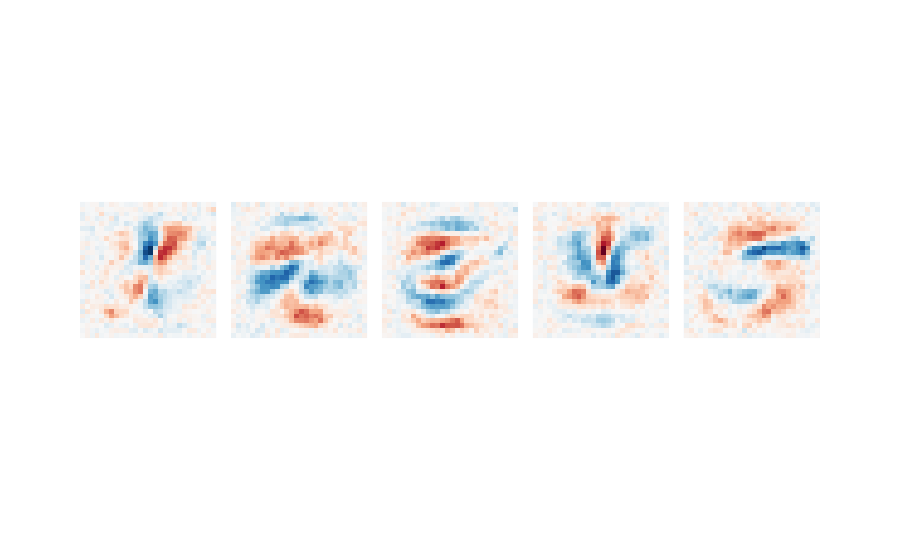

Notebook source saved alongside this figure:
### Markdown cell above
Finally, we get discernable digits. With this setup, we can recreate the plots from the paper (after removing some visual bloat). We can get slightly cleaner features by training longer or adding slightly more noise. 

In Appendix B of the paper, we perform a broader study of how different types of regularization and augmentation impact learned features. As stated above, many common augmentations don't remove overfitting. Instead of single pixels, it overfits based on small regions (according to the augmentation).

### Code cell
# The main visualization code
fig = px.imshow(vecs[1:6, -1].view(-1, 28, 28).cpu(), color_continuous_midpoint=0, color_continuous_scale="RdBu", facet_col=0)

# Hide all the abundant information to get a clean plot
fig.update_xaxes(showticklabels=False).update_yaxes(showticklabels=False)
fig.update_layout(showlegend=False).update_coloraxes(showscale=False)
fig.for_each_annotation(lambda a: a.update(text=""))

### Figure 1 — Plotly figure (JSON) as saved in the notebook; plotly's stock layout.template omitted (floating-point values rounded to 4 significant figures; data arrays with more than 128 entries replaced by an {"elided": "..."} marker saying what was removed)
{"data": [{"coloraxis": "coloraxis", "hovertemplate": "x: %{x}<br>y: %{y}<br>color: %{z}<extra></extra>", "name": "0", "type": "heatmap", "xaxis": "x", "yaxis": "y", "z": {"elided": "28x28 float values"}}, {"coloraxis": "coloraxis", "hovertemplate": "x: %{x}<br>y: %{y}<br>color: %{z}<extra></extra>", "name": "1", "type": "heatmap", "xaxis": "x2", "yaxis": "y2", "z": {"elided": "28x28 float values"}}, {"coloraxis": "coloraxis", "hovertemplate": "x: %{x}<br>y: %{y}<br>color: %{z}<extra></extra>", "name": "2", "type": "heatmap", "xaxis": "x3", "yaxis": "y3", "z": {"elided": "28x28 float values"}}, {"coloraxis": "coloraxis", "hovertemplate": "x: %{x}<br>y: %{y}<br>color: %{z}<extra></extra>", "name": "3", "type": "heatmap", "xaxis": "x4", "yaxis": "y4", "z": {"elided": "28x28 float values"}}, {"coloraxis": "coloraxis", "hovertemplate": "x: %{x}<br>y: %{y}<br>color: %{z}<extra></extra>", "name": "4", "type": "heatmap", "xaxis": "x5", "yaxis": "y5", "z": {"elided": "28x28 float values"}}], "layout": {"annotations": [{"font": {}, "showarrow": false, "text": "", "x": 0.092, "xanchor": "center", "xref": "paper", "y": 1, "yanchor": "bottom", "yref": "paper"}, {"font": {}, "showarrow": false, "text": "", "x": 0.296, "xanchor": "center", "xref": "paper", "y": 1, "yanchor": "bottom", "yref": "paper"}, {"font": {}, "showarrow": false, "text": "", "x": 0.5, "xanchor": "center", "xref": "paper", "y": 1, "yanchor": "bottom", "yref": "paper"}, {"font": {}, "showarrow": false, "text": "", "x": 0.704, "xanchor": "center", "xref": "paper", "y": 1, "yanchor": "bottom", "yref": "paper"}, {"font": {}, "showarrow": false, "text": "", "x": 0.908, "xanchor": "center", "xref": "paper", "y": 1, "yanchor": "bottom", "yref": "paper"}], "coloraxis": {"cmid": 0, "colorscale": [[0, "rgb(103,0,31)"], [0.1, "rgb(178,24,43)"], [0.2, "rgb(214,96,77)"], [0.3, "rgb(244,165,130)"], [0.4, "rgb(253,219,199)"], [0.5, "rgb(247,247,247)"], [0.6, "rgb(209,229,240)"], [0.7, "rgb(146,197,222)"], [0.8, "rgb(67,147,195)"], [0.9, "rgb(33,102,172)"], [1, "rgb(5,48,97)"]], "showscale": false}, "margin": {"t": 60}, "showlegend": false, "xaxis": {"anchor": "y", "constrain": "domain", "domain": [0, 0.184], "scaleanchor": "y", "showticklabels": false}, "xaxis2": {"anchor": "y2", "domain": [0.204, 0.388], "matches": "x", "showticklabels": false}, "xaxis3": {"anchor": "y3", "domain": [0.408, 0.592], "matches": "x", "showticklabels": false}, "xaxis4": {"anchor": "y4", "domain": [0.612, 0.796], "matches": "x", "showticklabels": false}, "xaxis5": {"anchor": "y5", "domain": [0.816, 1], "matches": "x", "showticklabels": false}, "yaxis": {"anchor": "x", "autorange": "reversed", "constrain": "domain", "domain": [0, 1], "showticklabels": false}, "yaxis2": {"anchor": "x2", "domain": [0, 1], "matches": "y", "showticklabels": false}, "yaxis3": {"anchor": "x3", "domain": [0, 1], "matches": "y", "showticklabels": false}, "yaxis4": {"anchor": "x4", "domain": [0, 1], "matches": "y", "showticklabels": false}, "yaxis5": {"anchor": "x5", "domain": [0, 1], "matches": "y", "showticklabels": false}}}
